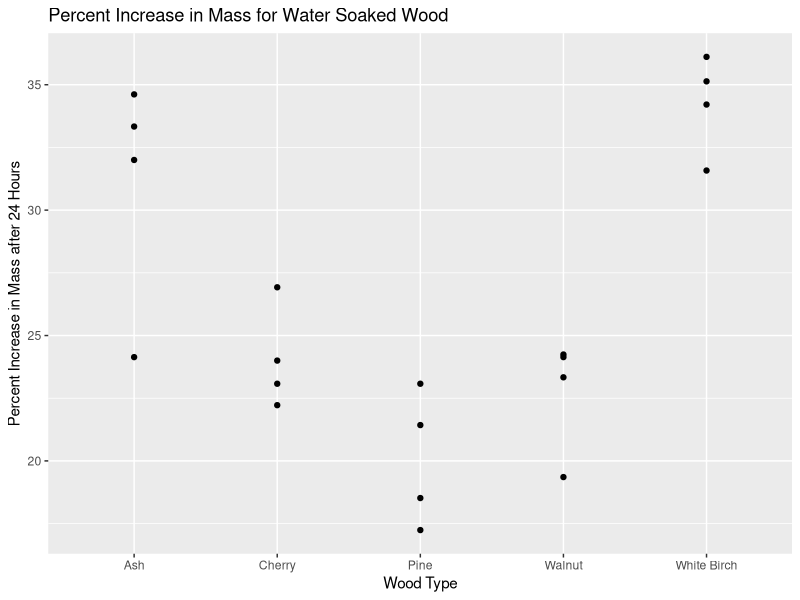

Generate this figure with R:
## ---- chunk 1
knitr::opts_chunk$set(echo = TRUE)
# List all libraries here
library(tidyverse)
## ---- chunk 2
library(tidyverse)
dat = read_csv('newdata.csv')
ggplot(dat) +
  geom_point( aes(x = Hardwood_Type, y = `% Increase After a Day`))+
  ggtitle('Percent Increase in Mass for Water Soaked Wood')+
  xlab('Wood Type')+
  ylab('Percent Increase in Mass after 24 Hours') 
